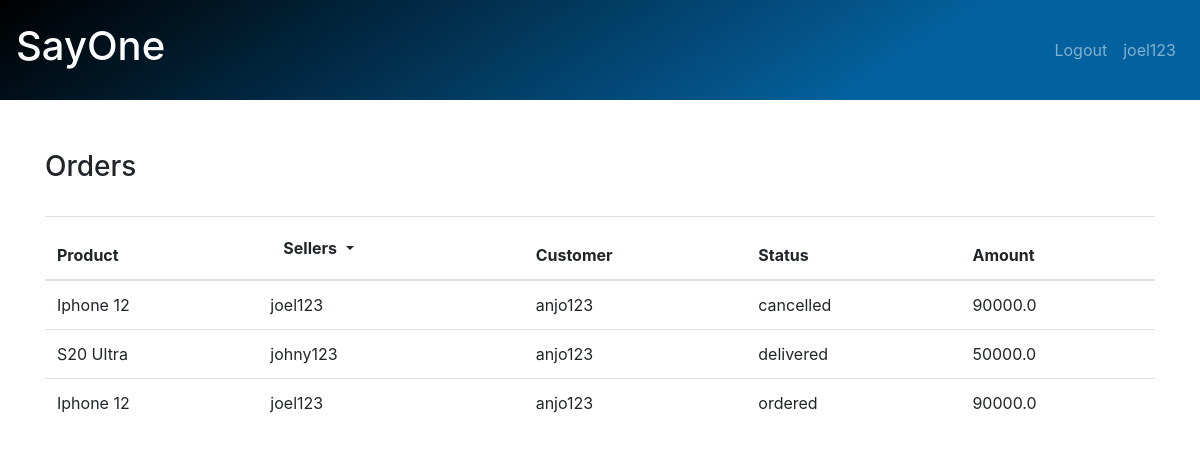
The app's page /administrator/sales/ (signed in) with its own data.
### seller/models.py (models this page shows, shortened)
class Products(models.Model):
    user = models.ForeignKey(User, on_delete=models.CASCADE)
    product_name = models.CharField(max_length=250)
    image = models.ImageField(upload_to='images')
    description = models.TextField()
    price = models.FloatField()
    stock = models.IntegerField()
    category = models.CharField(max_length=50)
    brand = models.ForeignKey(Brand,on_delete=models.CASCADE,null=True)
    ram = models.CharField(max_length=50)
    storage = models.CharField(max_length=50)
    color = models.CharField(max_length=50)
    offer = models.FloatField()

### customer/models.py (models this page shows)
class Orders(models.Model):
    product = models.ForeignKey(Products, on_delete=models.CASCADE)
    user = models.CharField(max_length=100)
    address = models.TextField()
    seller = models.CharField(max_length=250, default=None)
    quantity = models.IntegerField(default=1)
    price = models.FloatField(default=10000)
    options = (
        ("pending","pending"),
        ("ordered", "ordered"),
        ("packed", "packed"),
        ("shipped", "shipped"),
        ("delivered", "delivered"),
        ("cancelled", "cancelled")
    )
    status = models.CharField(max_length=120, choices=options, default="pending")
    date = models.DateField(auto_now=True)

### Admin/views.py (the view, shortened to what this page needs)
# urls.py: path('sales/',login_required( sales,login_url='adminlogin'), name='sales'),
def sales(request):
    sales = Orders.objects.exclude(status='pending')
    sellers = [i[0] for i in sales.values_list('seller').distinct()]
    status = [i[0] for i in sales.values_list('status').distinct()]
    s = []
    for i in sales:
        val = {}
        val['product'] = i.product.product_name
        val['seller'] = i.seller
        val['customer'] = i.user
        val['status'] = i.status
        val['amt'] = (i.quantity * i.product.price)
        s.append(val)
    return render(request, 'salesHome.html', {'sales': s, 'sellers': sellers, 'status': status})

### Admin/templates/salesHome.html (shortened to what this page needs)
{% extends 'base.html' %}
    {% block content %}
<div class="container" style="margin-top:50px">
<form action="#" method="POST">
           <h3 style="padding-top:100px">Orders </h3><br>
            <table class="table table-hover">
                <thead>
                    <tr>
                        <th>
                            Product
                        </th>
                        <th>
                            <div class="dropdown">
                                <button type="button" class="btn dropdown-toggle drop" data-toggle="dropdown">
                                    <b>Sellers</b>
                                </button>
                            </div>
                        </th>
                        <th>Customer</th>
                        <th>
                           Status
                        </th>
                        <th>
                           Amount
                        </th>
                      </tr>
                </thead>
                <tbody>
                {% for s in sales %}
                    <tr>
                        <td>{{s.product}}</td>
                        <td>{{s.seller}}</td>
                        <td>{{s.customer}}</td>
                        <td>{{s.status}}</td>
                        <td>{{s.amt}}</td>
                    </tr>
                {% endfor %}
                </tbody>
            </table>
    </form>
</div>
{% endblock %}

### Admin/templates/base.html (shortened to what this page needs)
<!DOCTYPE html>
<html lang="en">
<head>
  <link rel="stylesheet" href="https://maxcdn.bootstrapcdn.com/bootstrap/4.5.2/css/bootstrap.min.css">
</head>
<body>
    <nav class="navbar navbar-expand-sm  navbar-dark fixed-top" style="height:100px;background-image: linear-gradient(147deg, #000000 0%, #04619f 74%);">
        <a class="navbar-brand" href="{% url 'adminhome' %}"><h1>SayOne</h1></a>
              <ul class="navbar-nav ml-auto">
                  {% if user.is_authenticated %}
                    <li class="nav-item">
                        <a class="nav-link" href="{% url 'logouthtml' %}">Logout</a>
                    </li>
                    <li class="nav-item">
                        <a class="nav-link" href="#">{{user}}</a>
                    </li>
                  {% else %}
                    <li class="nav-item">
                        <a class="nav-link" href="{% url 'adminlogin' %}">Login</a>
                    </li>
                  {% endif %}
              </ul>
</nav>
    {% block content %}
    {% endblock %}
</body>
</html>

### records on screen
Products: product "Iphone 12" "Iphone 12"
Orders: seller "joel123", customer "anjo123", status "cancelled"
Products: product "S20 Ultra"
Orders: seller "johny123", customer "anjo123", status "delivered"
Orders: seller "joel123", customer "anjo123", status "ordered"

### other values on screen
{{ user }} "joel123"
{{ s.amt }} "90000.0" "50000.0" "90000.0"
